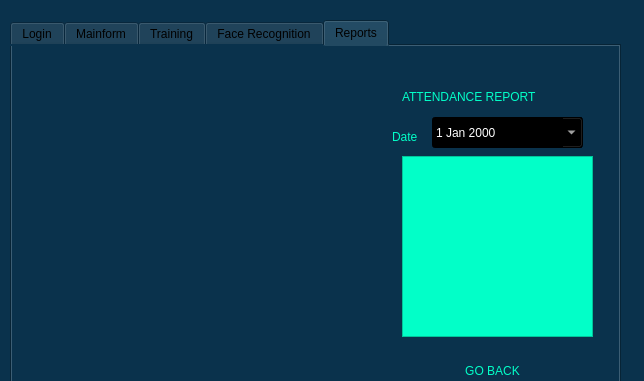
<?xml version="1.0" encoding="UTF-8"?>
<ui version="4.0">
 <class>MainWindow</class>
 <widget class="QMainWindow" name="MainWindow">
  <property name="geometry">
   <rect>
    <x>0</x>
    <y>0</y>
    <width>644</width>
    <height>381</height>
   </rect>
  </property>
  <property name="windowTitle">
   <string>MainWindow</string>
  </property>
  <property name="styleSheet">
   <string notr="true">background-color: rgb(10, 50, 76);</string>
  </property>
  <widget class="QWidget" name="centralwidget">
   <widget class="QTabWidget" name="tabWidget">
    <property name="geometry">
     <rect>
      <x>10</x>
      <y>20</y>
      <width>611</width>
      <height>401</height>
     </rect>
    </property>
    <property name="currentIndex">
     <number>4</number>
    </property>
    <widget class="QWidget" name="tab">
     <attribute name="title">
      <string>Login</string>
     </attribute>
     <widget class="QLabel" name="label">
      <property name="geometry">
       <rect>
        <x>0</x>
        <y>0</y>
        <width>611</width>
        <height>381</height>
       </rect>
      </property>
      <property name="text">
       <string/>
      </property>
      <property name="pixmap">
       <pixmap>login.png</pixmap>
      </property>
      <property name="scaledContents">
       <bool>true</bool>
      </property>
     </widget>
     <widget class="QLabel" name="label_2">
      <property name="geometry">
       <rect>
        <x>20</x>
        <y>10</y>
        <width>281</width>
        <height>71</height>
       </rect>
      </property>
      <property name="styleSheet">
       <string notr="true">color: rgb(2, 255, 200);
background-color: rgba(255, 255, 255, 0);
font: 14pt &quot;Terminal&quot;;</string>
      </property>
      <property name="text">
       <string>Face Recognition Attendance Login System</string>
      </property>
      <property name="alignment">
       <set>Qt::AlignCenter</set>
      </property>
      <property name="wordWrap">
       <bool>true</bool>
      </property>
     </widget>
     <widget class="QPushButton" name="inbutton">
      <property name="geometry">
       <rect>
        <x>30</x>
        <y>260</y>
        <width>111</width>
        <height>61</height>
       </rect>
      </property>
      <property name="styleSheet">
       <string notr="true">QPushButton#inbutton{
border-bottom:2px solid rgba(0,0,0,100);
padding:10px;
font: 11pt &quot;MS Shell Dlg 2&quot;;
border-radius:20px;
font: 14pt &quot;Terminal&quot;;
color: rgb(2, 255, 200);
}

QPushButton#inbutton:hover{
background-color: rgb(10,80,76);
color: rgb(2, 255, 200);
}</string>
      </property>
      <property name="text">
       <string>Login</string>
      </property>
     </widget>
     <widget class="QLabel" name="label_12">
      <property name="geometry">
       <rect>
        <x>40</x>
        <y>130</y>
        <width>241</width>
        <height>41</height>
       </rect>
      </property>
      <property name="styleSheet">
       <string notr="true">font: 14pt &quot;Terminal&quot;;
color: rgb(2, 255, 200);
background-color: rgba(255, 255, 255, 0);</string>
      </property>
      <property name="text">
       <string>Enter the password</string>
      </property>
     </widget>
     <widget class="QPushButton" name="CLOSE">
      <property name="geometry">
       <rect>
        <x>150</x>
        <y>260</y>
        <width>121</width>
        <height>61</height>
       </rect>
      </property>
      <property name="styleSheet">
       <string notr="true">QPushButton#CLOSE{
border-bottom:2px solid rgba(0,0,0,100);
padding:10px;
font: 11pt &quot;MS Shell Dlg 2&quot;;
border-radius:20px;
font: 14pt &quot;Terminal&quot;;
color: rgb(2, 255, 200);
}

QPushButton#CLOSE:hover{
background-color: rgb(10,80,76);
color: rgb(2, 255, 200);
}</string>
      </property>
      <property name="text">
       <string>Close</string>
      </property>
     </widget>
     <widget class="QLabel" name="LOGININFO">
      <property name="geometry">
       <rect>
        <x>40</x>
        <y>80</y>
        <width>241</width>
        <height>41</height>
       </rect>
      </property>
      <property name="styleSheet">
       <string notr="true">font: 14pt &quot;Terminal&quot;;
background-color: rgba(255, 255, 255, 0);
color: rgb(2, 255, 200);
</string>
      </property>
      <property name="text">
       <string/>
      </property>
     </widget>
     <widget class="QLineEdit" name="PASSWORD">
      <property name="geometry">
       <rect>
        <x>30</x>
        <y>180</y>
        <width>241</width>
        <height>61</height>
       </rect>
      </property>
      <property name="styleSheet">
       <string notr="true">QLineEdit#PASSWORD{
background-color: rgb(10, 50, 76);
border-bottom:2px solid rgba(0,0,0,100);
color:rgba(255,255,255,255);
padding:10px;
font: 11pt &quot;MS Shell Dlg 2&quot;;
border-radius:20px;

font: 14pt &quot;Terminal&quot;;
color: rgb(2, 255, 200);
}

QLineEdit#PASSWORD:hover{
color:rgb(20,255,200);
background-color: rgb(10, 60, 76);
}</string>
      </property>
      <property name="text">
       <string/>
      </property>
      <property name="echoMode">
       <enum>QLineEdit::Password</enum>
      </property>
     </widget>
    </widget>
    <widget class="QWidget" name="tab_2">
     <attribute name="title">
      <string>Mainform</string>
     </attribute>
     <widget class="QLabel" name="QLABEL2">
      <property name="geometry">
       <rect>
        <x>0</x>
        <y>0</y>
        <width>611</width>
        <height>381</height>
       </rect>
      </property>
      <property name="text">
       <string/>
      </property>
      <property name="pixmap">
       <pixmap>mainform.png</pixmap>
      </property>
      <property name="scaledContents">
       <bool>true</bool>
      </property>
     </widget>
     <widget class="QPushButton" name="TRAINLINK1">
      <property name="geometry">
       <rect>
        <x>50</x>
        <y>50</y>
        <width>191</width>
        <height>51</height>
       </rect>
      </property>
      <property name="styleSheet">
       <string notr="true">QPushButton#TRAINLINK1{
border-bottom:2px solid rgba(0,0,0,100);
padding:10px;
font: 11pt &quot;MS Shell Dlg 2&quot;;
border-radius:20px;
font: 14pt &quot;Terminal&quot;;
color: rgb(2, 255, 200);
}

QPushButton#TRAINLINK1:hover{
background-color: rgb(10,80,76);
color: rgb(2, 255, 200);
}</string>
      </property>
      <property name="text">
       <string>TRAIN USER</string>
      </property>
     </widget>
     <widget class="QPushButton" name="REPORTSLINK1">
      <property name="geometry">
       <rect>
        <x>50</x>
        <y>200</y>
        <width>191</width>
        <height>51</height>
       </rect>
      </property>
      <property name="styleSheet">
       <string notr="true">QPushButton#REPORTSLINK1{
border-bottom:2px solid rgba(0,0,0,100);
padding:10px;
font: 11pt &quot;MS Shell Dlg 2&quot;;
border-radius:20px;
font: 14pt &quot;Terminal&quot;;
color: rgb(2, 255, 200);
}

QPushButton#REPORTSLINK1:hover{
background-color: rgb(10,80,76);
color: rgb(2, 255, 200);
}</string>
      </property>
      <property name="text">
       <string>REPORTS</string>
      </property>
     </widget>
     <widget class="QPushButton" name="ATTLINK1">
      <property name="geometry">
       <rect>
        <x>50</x>
        <y>120</y>
        <width>191</width>
        <height>51</height>
       </rect>
      </property>
      <property name="styleSheet">
       <string notr="true">QPushButton#ATTLINK1{
border-bottom:2px solid rgba(0,0,0,100);
padding:10px;
font: 11pt &quot;MS Shell Dlg 2&quot;;
border-radius:20px;
font: 14pt &quot;Terminal&quot;;
color: rgb(2, 255, 200);
}

QPushButton#ATTLINK1:hover{
background-color: rgb(10,80,76);
color: rgb(2, 255, 200);
}</string>
      </property>
      <property name="text">
       <string>ATTENDANCE ENTRY</string>
      </property>
     </widget>
     <widget class="QPushButton" name="LOGOUTBUTTON">
      <property name="geometry">
       <rect>
        <x>50</x>
        <y>270</y>
        <width>191</width>
        <height>51</height>
       </rect>
      </property>
      <property name="styleSheet">
       <string notr="true">QPushButton#LOGOUTBUTTON{
border-bottom:2px solid rgba(0,0,0,100);
padding:10px;
font: 11pt &quot;MS Shell Dlg 2&quot;;
border-radius:20px;
font: 14pt &quot;Terminal&quot;;
color: rgb(2, 255, 200);
}

QPushButton#LOGOUTBUTTON:hover{
background-color: rgb(10,80,76);
color: rgb(2, 255, 200);
}</string>
      </property>
      <property name="text">
       <string>LOGOUT</string>
      </property>
     </widget>
    </widget>
    <widget class="QWidget" name="tab_3">
     <attribute name="title">
      <string>Training</string>
     </attribute>
     <widget class="QLabel" name="QLABEL2_2">
      <property name="geometry">
       <rect>
        <x>0</x>
        <y>0</y>
        <width>611</width>
        <height>381</height>
       </rect>
      </property>
      <property name="text">
       <string/>
      </property>
      <property name="pixmap">
       <pixmap>training.png</pixmap>
      </property>
      <property name="scaledContents">
       <bool>true</bool>
      </property>
     </widget>
     <widget class="QLabel" name="label_3">
      <property name="geometry">
       <rect>
        <x>60</x>
        <y>20</y>
        <width>181</width>
        <height>31</height>
       </rect>
      </property>
      <property name="styleSheet">
       <string notr="true">color: rgb(2, 255, 200);
background-color: rgba(255, 255, 255, 0);
font: 14pt &quot;Terminal&quot;;</string>
      </property>
      <property name="text">
       <string>TRAINING PROCESS</string>
      </property>
      <property name="alignment">
       <set>Qt::AlignCenter</set>
      </property>
      <property name="wordWrap">
       <bool>true</bool>
      </property>
     </widget>
     <widget class="QLineEdit" name="traineeName">
      <property name="geometry">
       <rect>
        <x>30</x>
        <y>110</y>
        <width>241</width>
        <height>61</height>
       </rect>
      </property>
      <property name="styleSheet">
       <string notr="true">QLineEdit#traineeName{
background-color: rgb(10, 50, 76);
border-bottom:2px solid rgba(0,0,0,100);
color:rgba(255,255,255,255);
padding:10px;
font: 11pt &quot;MS Shell Dlg 2&quot;;
border-radius:20px;

font: 14pt &quot;Terminal&quot;;
color: rgb(2, 255, 200);
}

QLineEdit#traineeName:hover{
color:rgb(20,255,200);
background-color: rgb(10, 60, 76);
}</string>
      </property>
      <property name="text">
       <string/>
      </property>
      <property name="echoMode">
       <enum>QLineEdit::Normal</enum>
      </property>
     </widget>
     <widget class="QLabel" name="label_4">
      <property name="geometry">
       <rect>
        <x>30</x>
        <y>70</y>
        <width>211</width>
        <height>31</height>
       </rect>
      </property>
      <property name="styleSheet">
       <string notr="true">color: rgb(2, 255, 200);
background-color: rgba(255, 255, 255, 0);
font: 14pt &quot;Terminal&quot;;</string>
      </property>
      <property name="text">
       <string>Enter the person name</string>
      </property>
      <property name="alignment">
       <set>Qt::AlignCenter</set>
      </property>
      <property name="wordWrap">
       <bool>true</bool>
      </property>
     </widget>
     <widget class="QLabel" name="label_5">
      <property name="geometry">
       <rect>
        <x>30</x>
        <y>180</y>
        <width>241</width>
        <height>41</height>
       </rect>
      </property>
      <property name="styleSheet">
       <string notr="true">color: rgb(2, 255, 200);
background-color: rgba(255, 255, 255, 0);
font: 14pt &quot;Terminal&quot;;</string>
      </property>
      <property name="text">
       <string>Training capture counts</string>
      </property>
      <property name="alignment">
       <set>Qt::AlignLeading|Qt::AlignLeft|Qt::AlignVCenter</set>
      </property>
      <property name="wordWrap">
       <bool>true</bool>
      </property>
     </widget>
     <widget class="QLineEdit" name="trainingCount">
      <property name="geometry">
       <rect>
        <x>30</x>
        <y>220</y>
        <width>241</width>
        <height>61</height>
       </rect>
      </property>
      <property name="styleSheet">
       <string notr="true">QLineEdit#trainingCount{
background-color: rgb(10, 50, 76);
border-bottom:2px solid rgba(0,0,0,100);
color:rgba(255,255,255,255);
padding:10px;
font: 11pt &quot;MS Shell Dlg 2&quot;;
border-radius:20px;

font: 14pt &quot;Terminal&quot;;
color: rgb(2, 255, 200);
}

QLineEdit#trainingCount:hover{
color:rgb(20,255,200);
background-color: rgb(10, 60, 76);
}</string>
      </property>
      <property name="text">
       <string>100</string>
      </property>
      <property name="echoMode">
       <enum>QLineEdit::Normal</enum>
      </property>
     </widget>
     <widget class="QPushButton" name="TRAININGBUTTON">
      <property name="geometry">
       <rect>
        <x>30</x>
        <y>300</y>
        <width>111</width>
        <height>61</height>
       </rect>
      </property>
      <property name="styleSheet">
       <string notr="true">QPushButton#TRAININGBUTTON{
border-bottom:2px solid rgba(0,0,0,100);
padding:10px;
font: 11pt &quot;MS Shell Dlg 2&quot;;
border-radius:20px;
font: 14pt &quot;Terminal&quot;;
color: rgb(2, 255, 200);
}

QPushButton#TRAININGBUTTON:hover{
background-color: rgb(10,80,76);
color: rgb(2, 255, 200);
}</string>
      </property>
      <property name="text">
       <string>TRAIN</string>
      </property>
     </widget>
     <widget class="QPushButton" name="TRAININGBACK">
      <property name="geometry">
       <rect>
        <x>160</x>
        <y>300</y>
        <width>111</width>
        <height>61</height>
       </rect>
      </property>
      <property name="styleSheet">
       <string notr="true">QPushButton#TRAININGBACK{
border-bottom:2px solid rgba(0,0,0,100);
padding:10px;
font: 11pt &quot;MS Shell Dlg 2&quot;;
border-radius:20px;
font: 14pt &quot;Terminal&quot;;
color: rgb(2, 255, 200);
}

QPushButton#TRAININGBACK:hover{
background-color: rgb(10,80,76);
color: rgb(2, 255, 200);
}</string>
      </property>
      <property name="text">
       <string>GO BACK</string>
      </property>
     </widget>
    </widget>
    <widget class="QWidget" name="tab_4">
     <attribute name="title">
      <string>Face Recognition</string>
     </attribute>
     <widget class="QLabel" name="QLABEL2_3">
      <property name="geometry">
       <rect>
        <x>0</x>
        <y>0</y>
        <width>611</width>
        <height>381</height>
       </rect>
      </property>
      <property name="text">
       <string/>
      </property>
      <property name="pixmap">
       <pixmap>facereco.png</pixmap>
      </property>
      <property name="scaledContents">
       <bool>true</bool>
      </property>
     </widget>
     <widget class="QLabel" name="label_6">
      <property name="geometry">
       <rect>
        <x>60</x>
        <y>20</y>
        <width>181</width>
        <height>31</height>
       </rect>
      </property>
      <property name="styleSheet">
       <string notr="true">color: rgb(2, 255, 200);
background-color: rgba(255, 255, 255, 0);
font: 14pt &quot;Terminal&quot;;</string>
      </property>
      <property name="text">
       <string>ATTENDANCE ENTRY</string>
      </property>
      <property name="alignment">
       <set>Qt::AlignCenter</set>
      </property>
      <property name="wordWrap">
       <bool>true</bool>
      </property>
     </widget>
     <widget class="QPushButton" name="RECORD">
      <property name="geometry">
       <rect>
        <x>40</x>
        <y>60</y>
        <width>221</width>
        <height>61</height>
       </rect>
      </property>
      <property name="styleSheet">
       <string notr="true">QPushButton#RECORD{
border-bottom:2px solid rgba(0,0,0,100);
padding:10px;
font: 11pt &quot;MS Shell Dlg 2&quot;;
border-radius:20px;
font: 14pt &quot;Terminal&quot;;
color: rgb(2, 255, 200);
}

QPushButton#RECORD:hover{
background-color: rgb(10,80,76);
color: rgb(2, 255, 200);
}</string>
      </property>
      <property name="text">
       <string>RECORD ATTENDANCE</string>
      </property>
     </widget>
     <widget class="QLabel" name="label_7">
      <property name="geometry">
       <rect>
        <x>40</x>
        <y>140</y>
        <width>181</width>
        <height>31</height>
       </rect>
      </property>
      <property name="styleSheet">
       <string notr="true">color: rgb(2, 255, 200);
background-color: rgba(255, 255, 255, 0);
font: 14pt &quot;Terminal&quot;;</string>
      </property>
      <property name="text">
       <string>Current Status</string>
      </property>
      <property name="alignment">
       <set>Qt::AlignLeading|Qt::AlignLeft|Qt::AlignVCenter</set>
      </property>
      <property name="wordWrap">
       <bool>true</bool>
      </property>
     </widget>
     <widget class="QLabel" name="currentprocess">
      <property name="geometry">
       <rect>
        <x>40</x>
        <y>170</y>
        <width>181</width>
        <height>31</height>
       </rect>
      </property>
      <property name="styleSheet">
       <string notr="true">color: rgb(2, 255, 200);
background-color: rgba(255, 255, 255, 0);
font: 14pt &quot;Terminal&quot;;</string>
      </property>
      <property name="text">
       <string>Waiting...</string>
      </property>
      <property name="alignment">
       <set>Qt::AlignLeading|Qt::AlignLeft|Qt::AlignVCenter</set>
      </property>
      <property name="wordWrap">
       <bool>true</bool>
      </property>
     </widget>
     <widget class="QPushButton" name="ATTENDANCEBACK">
      <property name="geometry">
       <rect>
        <x>40</x>
        <y>220</y>
        <width>221</width>
        <height>61</height>
       </rect>
      </property>
      <property name="styleSheet">
       <string notr="true">QPushButton#ATTENDANCEBACK{
border-bottom:2px solid rgba(0,0,0,100);
padding:10px;
font: 11pt &quot;MS Shell Dlg 2&quot;;
border-radius:20px;
font: 14pt &quot;Terminal&quot;;
color: rgb(2, 255, 200);
}

QPushButton#ATTENDANCEBACK:hover{
background-color: rgb(10,80,76);
color: rgb(2, 255, 200);
}</string>
      </property>
      <property name="text">
       <string>GO BACK</string>
      </property>
     </widget>
     <widget class="QLabel" name="currentprocess_2">
      <property name="geometry">
       <rect>
        <x>30</x>
        <y>300</y>
        <width>241</width>
        <height>61</height>
       </rect>
      </property>
      <property name="styleSheet">
       <string notr="true">color: rgb(2, 255, 200);
background-color: rgba(255, 255, 255, 0);
font: 7pt &quot;Terminal&quot;;</string>
      </property>
      <property name="text">
       <string>Please show your face to record the attendance. If you have already trained the system with your face, it will automatically record the attendace for you.</string>
      </property>
      <property name="alignment">
       <set>Qt::AlignLeading|Qt::AlignLeft|Qt::AlignVCenter</set>
      </property>
      <property name="wordWrap">
       <bool>true</bool>
      </property>
     </widget>
    </widget>
    <widget class="QWidget" name="tab_5">
     <attribute name="title">
      <string>Reports</string>
     </attribute>
     <widget class="QLabel" name="label_14">
      <property name="geometry">
       <rect>
        <x>0</x>
        <y>0</y>
        <width>601</width>
        <height>371</height>
       </rect>
      </property>
      <property name="text">
       <string/>
      </property>
      <property name="pixmap">
       <pixmap>reports.png</pixmap>
      </property>
      <property name="scaledContents">
       <bool>true</bool>
      </property>
     </widget>
     <widget class="QLabel" name="label_8">
      <property name="geometry">
       <rect>
        <x>390</x>
        <y>30</y>
        <width>171</width>
        <height>41</height>
       </rect>
      </property>
      <property name="styleSheet">
       <string notr="true">font: 14pt &quot;Terminal&quot;;
background-color: rgba(255, 255, 255, 0);
color: rgb(2, 255, 200);
</string>
      </property>
      <property name="text">
       <string>ATTENDANCE REPORT</string>
      </property>
     </widget>
     <widget class="QLabel" name="label_9">
      <property name="geometry">
       <rect>
        <x>380</x>
        <y>80</y>
        <width>31</width>
        <height>21</height>
       </rect>
      </property>
      <property name="styleSheet">
       <string notr="true">font: 10pt &quot;Terminal&quot;;
background-color: rgba(255, 255, 255, 0);
color: rgb(2, 255, 200);
</string>
      </property>
      <property name="text">
       <string>Date</string>
      </property>
     </widget>
     <widget class="QDateEdit" name="dateEdit">
      <property name="geometry">
       <rect>
        <x>420</x>
        <y>71</y>
        <width>151</width>
        <height>31</height>
       </rect>
      </property>
      <property name="styleSheet">
       <string notr="true">background-color: rgb(0, 0, 0);
color: rgb(255, 255, 255);</string>
      </property>
      <property name="calendarPopup">
       <bool>true</bool>
      </property>
     </widget>
     <widget class="QPushButton" name="REPORTSBACK">
      <property name="geometry">
       <rect>
        <x>390</x>
        <y>300</y>
        <width>181</width>
        <height>51</height>
       </rect>
      </property>
      <property name="styleSheet">
       <string notr="true">QPushButton#REPORTSBACK{
border-bottom:2px solid rgba(0,0,0,100);
padding:10px;
font: 11pt &quot;MS Shell Dlg 2&quot;;
border-radius:20px;
font: 14pt &quot;Terminal&quot;;
color: rgb(2, 255, 200);
}

QPushButton#REPORTSBACK:hover{
background-color: rgb(10,80,76);
color: rgb(2, 255, 200);
}</string>
      </property>
      <property name="text">
       <string>GO BACK</string>
      </property>
     </widget>
     <widget class="QTableWidget" name="REPORTS">
      <property name="geometry">
       <rect>
        <x>390</x>
        <y>110</y>
        <width>191</width>
        <height>181</height>
       </rect>
      </property>
      <property name="styleSheet">
       <string notr="true">background-color: rgb(2, 255, 200);</string>
      </property>
     </widget>
    </widget>
   </widget>
  </widget>
 </widget>
 <resources/>
 <connections/>
</ui>
